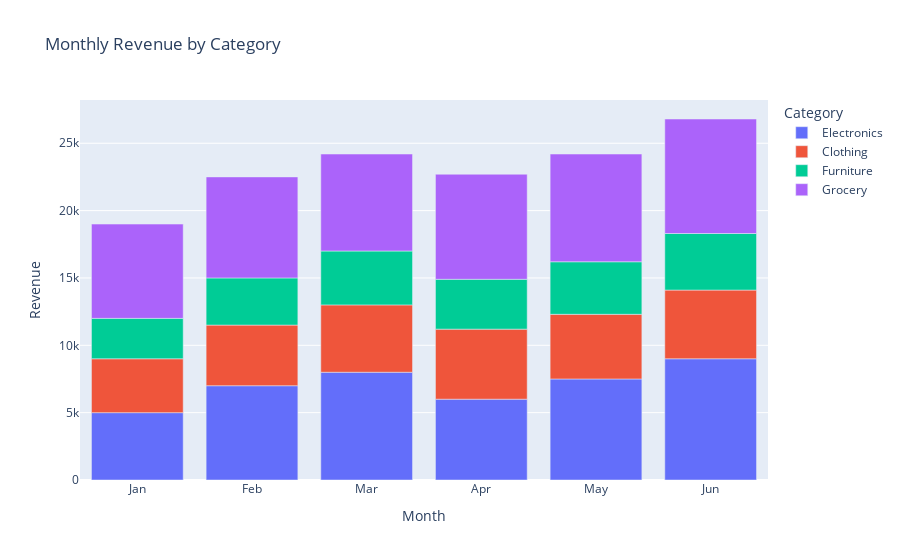

The code cell stored with this chart in its notebook:
### Code cell
#create a stacked bar chart
import plotly_express as px

fig = px.bar(df_long, 
             x = "Month",
             y = "Revenue",
             barmode="stack" #default bar modes
             color = "Category",
             title="Monthly Revenue by Category")

fig.show()

#for this default "stacked" bar chart, it's difficult for me to compare categories within a month, while there are also other problems

### Figure 1 — Plotly figure (JSON) as saved in the notebook; plotly's stock layout.template omitted (floating-point values rounded to 4 significant figures)
{"data": [{"hovertemplate": "Category=Electronics<br>Month=%{x}<br>Revenue=%{y}<extra></extra>", "legendgroup": "Electronics", "marker": {"color": "#636efa", "pattern": {"shape": ""}}, "name": "Electronics", "orientation": "v", "showlegend": true, "textposition": "auto", "type": "bar", "x": ["Jan", "Feb", "Mar", "Apr", "May", "Jun"], "xaxis": "x", "y": [5000, 7000, 8000, 6000, 7500, 9000], "yaxis": "y"}, {"hovertemplate": "Category=Clothing<br>Month=%{x}<br>Revenue=%{y}<extra></extra>", "legendgroup": "Clothing", "marker": {"color": "#EF553B", "pattern": {"shape": ""}}, "name": "Clothing", "orientation": "v", "showlegend": true, "textposition": "auto", "type": "bar", "x": ["Jan", "Feb", "Mar", "Apr", "May", "Jun"], "xaxis": "x", "y": [4000, 4500, 5000, 5200, 4800, 5100], "yaxis": "y"}, {"hovertemplate": "Category=Furniture<br>Month=%{x}<br>Revenue=%{y}<extra></extra>", "legendgroup": "Furniture", "marker": {"color": "#00cc96", "pattern": {"shape": ""}}, "name": "Furniture", "orientation": "v", "showlegend": true, "textposition": "auto", "type": "bar", "x": ["Jan", "Feb", "Mar", "Apr", "May", "Jun"], "xaxis": "x", "y": [3000, 3500, 4000, 3700, 3900, 4200], "yaxis": "y"}, {"hovertemplate": "Category=Grocery<br>Month=%{x}<br>Revenue=%{y}<extra></extra>", "legendgroup": "Grocery", "marker": {"color": "#ab63fa", "pattern": {"shape": ""}}, "name": "Grocery", "orientation": "v", "showlegend": true, "textposition": "auto", "type": "bar", "x": ["Jan", "Feb", "Mar", "Apr", "May", "Jun"], "xaxis": "x", "y": [7000, 7500, 7200, 7800, 8000, 8500], "yaxis": "y"}], "layout": {"barmode": "relative", "legend": {"title": {"text": "Category"}, "tracegroupgap": 0}, "title": {"text": "Monthly Revenue by Category"}, "xaxis": {"anchor": "y", "domain": [0, 1], "title": {"text": "Month"}}, "yaxis": {"anchor": "x", "domain": [0, 1], "title": {"text": "Revenue"}}}}
